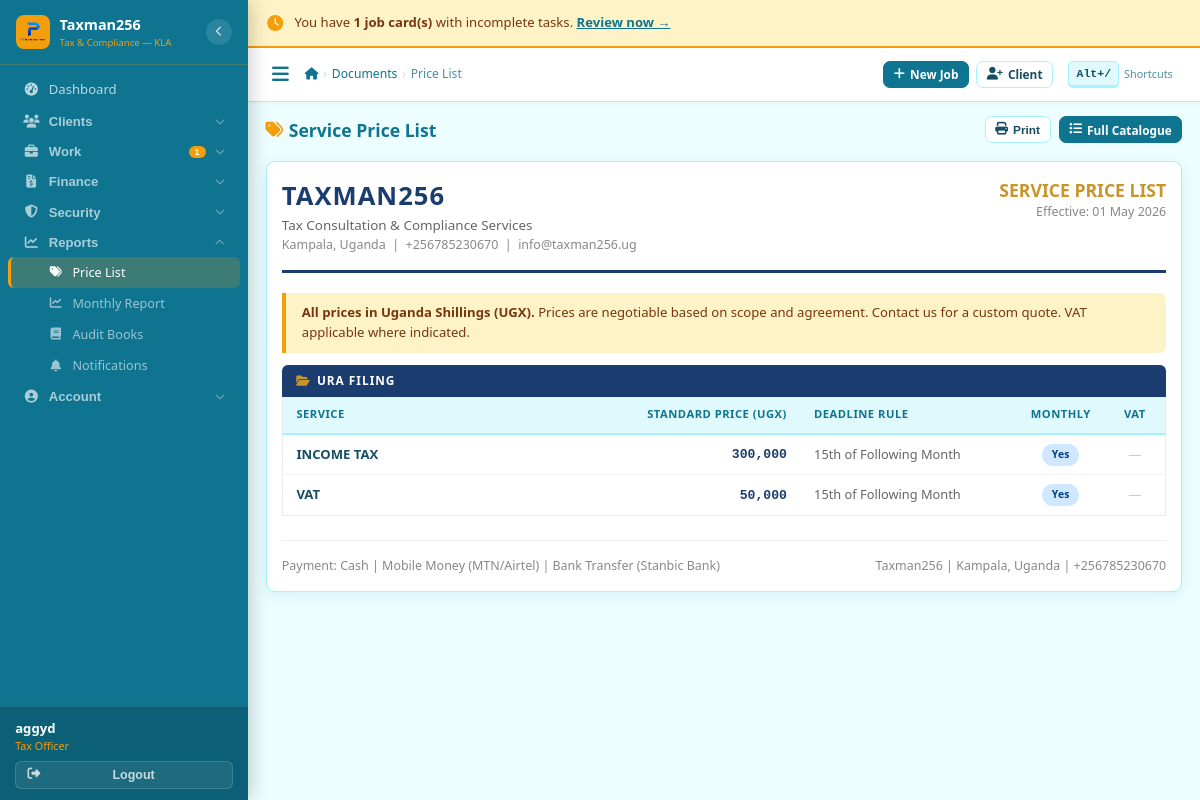
Before: /documents/price-list/ (signed in) with the older database file.
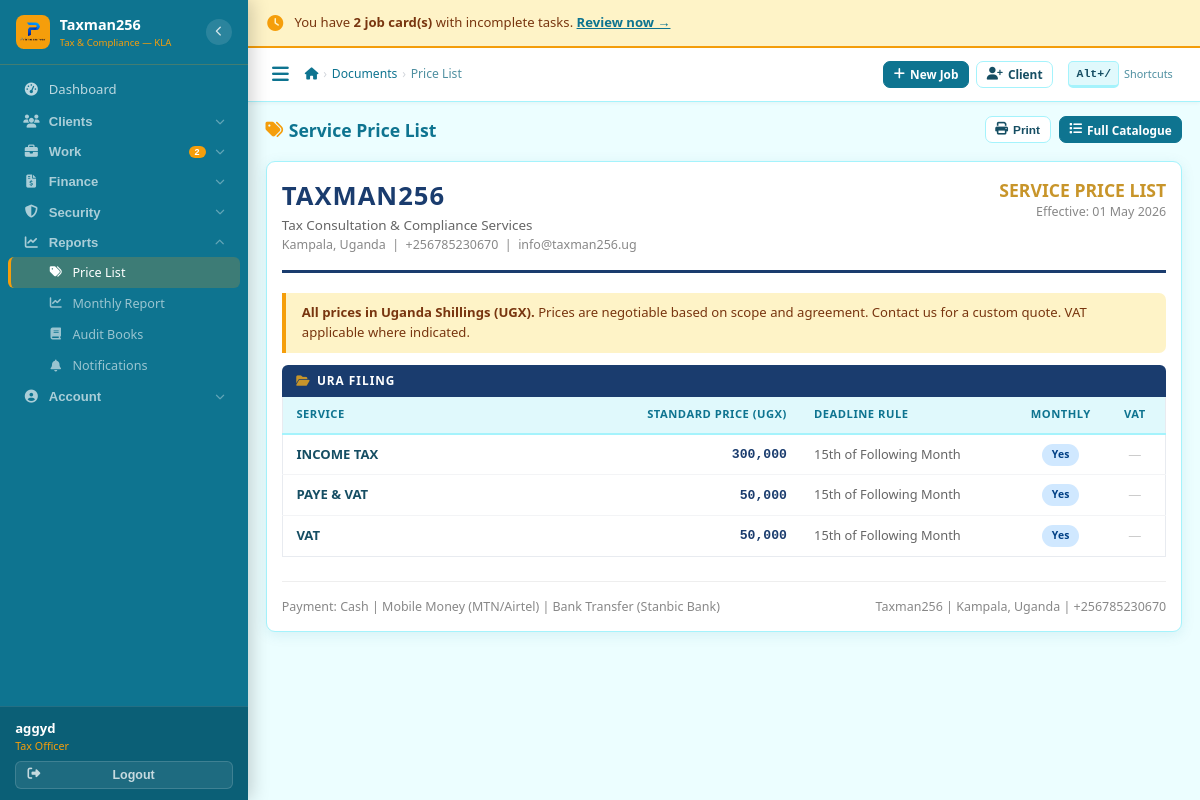
After: the same page with the newer database file.
### services/models.py (models this page shows, shortened)
class ServiceType(models.Model):
    CATEGORY = [
        ('ura_filing','URA Filing'),('nssf','NSSF'),('ursb','URSB'),
        ('ura_advisory','URA Advisory'),('immigration','Immigration'),
        ('customs','Customs'),('advisory','Advisory'),('miscellaneous','Miscellaneous'),
    ]
    DEADLINE_TYPE = [
        ('monthly_15','15th of Following Month'),
        ('annual_dec31','Annual — 31 December'),
        ('annual_jun30','Annual — 30 June'),
        ('annual_ursb','URSB Annual (12 months from incorporation)'),
        ('none','No Fixed Deadline'),
    ]
    name = models.CharField(max_length=200)
    category = models.CharField(max_length=30, choices=CATEGORY)
    default_price = models.DecimalField(max_digits=12, decimal_places=2, default=0)
    deadline_type = models.CharField(max_length=20, choices=DEADLINE_TYPE, default='none')
    is_recurring = models.BooleanField(default=False)
    vat_applicable = models.BooleanField(default=False)
    description = models.TextField(blank=True)
    is_active = models.BooleanField(default=True)

### documents/views.py (the view)
# urls.py: path('price-list/', views.price_list, name='price_list'),
@login_required
def price_list(request):
    services = ServiceType.objects.filter(is_active=True).order_by('category','name')
    by_category = {}
    for s in services:
        cat = s.get_category_display()
        by_category.setdefault(cat, []).append(s)
    return render(request, 'documents/price_list.html', {
        'services': services,
        'by_category': by_category,
        'today': timezone.now().date(),
    })

### templates/documents/price_list.html (shortened to what the changed rows need)
{% extends 'base.html' %}
{% block content %}
<div class="card-box">
  <div class="card-body">
    {% for cat_name, cat_services in by_category.items %}
    <div style="margin-bottom:1.5rem">
      <div style="background:#1A3C6E;color:#fff;padding:.45rem .9rem;border-radius:6px 6px 0 0;font-size:.74rem;font-weight:800;text-transform:uppercase;letter-spacing:1px">
        <i class="fas fa-folder-open" style="margin-right:.4rem;color:#C8952A"></i>{{ cat_name }}
      </div>
      <div class="tbl-wrap">
        <table class="tbl" style="border:1px solid #e8ebf0;border-top:none">
          <thead>
            <tr>
              <th style="width:40%">Service</th>
              <th style="width:20%;text-align:right">Standard Price (UGX)</th>
              <th style="width:25%">Deadline Rule</th>
              <th style="width:8%;text-align:center">Monthly</th>
              <th style="width:7%;text-align:center">VAT</th>
            </tr>
          </thead>
          <tbody>
            {% for s in cat_services %}
            <tr>
              <td>
                <div class="fw-600">{{ s.name }}</div>
              </td>
              <td style="text-align:right">
                {% if s.default_price > 0 %}
                  <span class="ugx" style="color:#1A3C6E">{{ s.default_price|floatformat:0|intcomma }}</span>
                {% else %}
                  <em style="color:#aaa;font-size:.8rem">Negotiable</em>
                {% endif %}
              </td>
              <td><span style="color:#666;font-size:.8rem">{{ s.get_deadline_type_display }}</span></td>
              <td style="text-align:center">
                {% if s.is_recurring %}<span class="badge badge-open" style="font-size:.65rem">Yes</span>{% else %}<span style="color:#ccc">—</span>{% endif %}
              </td>
              <td style="text-align:center">
                {% if s.vat_applicable %}<span class="badge badge-in_progress" style="font-size:.65rem">+18%</span>{% else %}<span style="color:#ccc">—</span>{% endif %}
              </td>
            </tr>
            {% endfor %}
          </tbody>
        </table>
      </div>
    </div>
    {% empty %}
    <div class="empty-state"><i class="fas fa-tags"></i><p>No services found. Run <code>python manage.py setup_taxman256</code></p></div>
    {% endfor %}
  </div>
</div>
{% endblock %}

### templates/base.html (shortened to what the changed rows need)
{% load static %}<!DOCTYPE html>
<html lang="en">
<head>
<link rel="stylesheet" href="https://cdnjs.cloudflare.com/ajax/libs/font-awesome/6.5.0/css/all.min.css">
<link rel="stylesheet" href="https://cdnjs.cloudflare.com/ajax/libs/select2/4.1.0-rc.0/css/select2.min.css">
<link rel="stylesheet" href="https://cdn.jsdelivr.net/npm/select2-bootstrap-5-theme@1.3.0/dist/select2-bootstrap-5-theme.min.css">
<link rel="stylesheet" href="https://cdnjs.cloudflare.com/ajax/libs/flatpickr/4.6.13/flatpickr.min.css">
<link rel="stylesheet" href="{% static 'css/app.css' %}?v=5">
</head>
<body data-theme="ocean">
{% if user.is_authenticated %}
<nav class="sidebar" id="sidebar">
  <div class="sb-scroll">
    <div class="sb-group" id="grp-work">
      <button type="button" class="sb-group-hd" data-grp="grp-work" data-href="{% url 'services:list' %}" title="Work">
        <i class="fas fa-briefcase"></i>
        <span class="sb-lbl">Work</span>
        {% if pending_jobs_count %}<span class="sb-badge">{{ pending_jobs_count }}</span>{% endif %}
        <i class="fas fa-chevron-down sb-arrow"></i>
      </button>
    </div>
  </div>
</nav>
<div class="main">
  {% if pending_task_count > 0 %}
  <div class="reminder-bar no-print">
    <i class="fas fa-clock"></i>
    <span>You have <strong>{{ pending_task_count }} job card(s)</strong> with incomplete tasks. <a href="{% url 'services:list' %}?status=in_progress" style="color:var(--blue);font-weight:700;text-decoration:underline;white-space:nowrap">Review now →</a></span>
  </div>
  {% endif %}
  <div class="page-body">{% block content %}{% endblock %}</div>
</div>
{% else %}{% block auth_content %}{% endblock %}{% endif %}
</body>
</html>

Changed rows visible on the page:
added ServiceType: name "PAYE & VAT", default_price "50,000", deadline_type "15th of Following Month", is_recurring "Yes", shown under "URA FILING"
Other visible differences:
{{ pending_jobs_count }}: "1" → "2"
{{ pending_task_count }}: "1" → "2"
